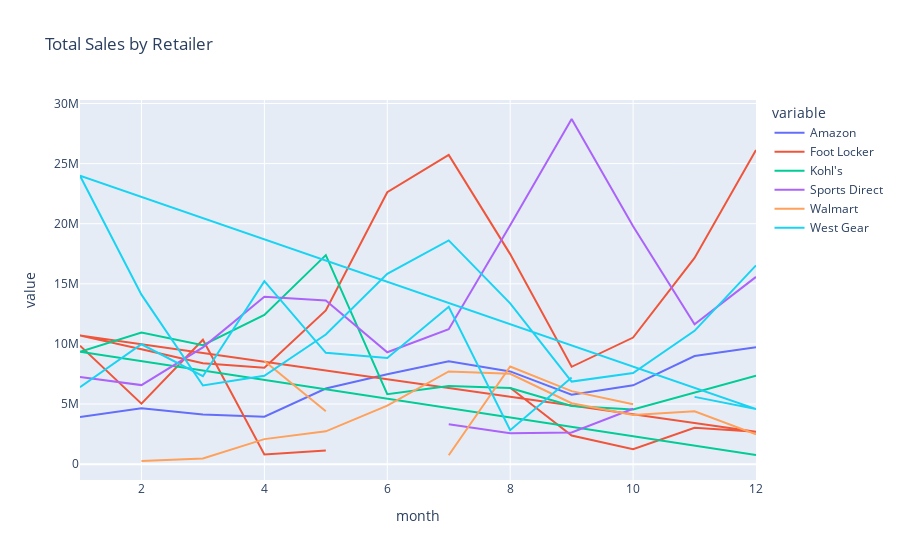

The notebook cell saved with this chart:
### Code cell
# Convert the Invoice Date column to datetime data type
df['Invoice Date'] = pd.to_datetime(df['Invoice Date'])

# Extract the month and year from the Invoice Date
df['month'] = df['Invoice Date'].dt.month
df['year'] = df['Invoice Date'].dt.year

# Group the data by retailer, year, and month and sum the total sales for each group
retailer_sales = df.groupby(['Retailer', 'year', 'month'])['Total Sales'].sum()
retailer_sales_df = retailer_sales.unstack(level=0)
retailer_sales_df = retailer_sales_df.reset_index()
fig = px.line(retailer_sales_df, x='month', y=retailer_sales_df.columns[1:], title='Total Sales by Retailer')

# Show the plot
fig.show()

### Figure 1 — Plotly figure (JSON) as saved in the notebook; plotly's stock layout.template omitted (floating-point values rounded to 4 significant figures)
{"data": [{"hovertemplate": "variable=Amazon<br>month=%{x}<br>value=%{y}<extra></extra>", "legendgroup": "Amazon", "line": {"color": "#636efa", "dash": "solid"}, "marker": {"symbol": "circle"}, "mode": "lines", "name": "Amazon", "orientation": "v", "showlegend": true, "type": "scatter", "x": [1, 2, 3, 4, 5, 6, 7, 8, 9, 10, 11, 12, 1, 2, 3, 4, 5, 6, 7, 8, 9, 10, 11, 12], "xaxis": "x", "y": [null, null, null, null, null, null, null, null, null, null, null, null, 3913616, 4645631, 4128516, 3942987, 6287071, 7476523, 8553267, 7714000.0, 5774218, 6553960, 8992980, 9715707], "yaxis": "y"}, {"hovertemplate": "variable=Foot Locker<br>month=%{x}<br>value=%{y}<extra></extra>", "legendgroup": "Foot Locker", "line": {"color": "#EF553B", "dash": "solid"}, "marker": {"symbol": "circle"}, "mode": "lines", "name": "Foot Locker", "orientation": "v", "showlegend": true, "type": "scatter", "x": [1, 2, 3, 4, 5, 6, 7, 8, 9, 10, 11, 12, 1, 2, 3, 4, 5, 6, 7, 8, 9, 10, 11, 12], "xaxis": "x", "y": [9852930, 5027712, 10344219, 806862, 1142386, null, null, 6353845, 2383000.0, 1250698, 3025958, 2689143, 10706596, 9565254, 8394925, 8026902, 12783504, 22625499, 25723686, 17471698, 8097000.0, 10529240, 17158004, 26135577], "yaxis": "y"}, {"hovertemplate": "variable=Kohl's<br>month=%{x}<br>value=%{y}<extra></extra>", "legendgroup": "Kohl's", "line": {"color": "#00cc96", "dash": "solid"}, "marker": {"symbol": "circle"}, "mode": "lines", "name": "Kohl's", "orientation": "v", "showlegend": true, "type": "scatter", "x": [1, 2, 3, 4, 5, 6, 7, 8, 9, 10, 11, 12, 1, 2, 3, 4, 5, 6, 7, 8, 9, 10, 11, 12], "xaxis": "x", "y": [null, null, null, null, null, null, null, null, null, null, null, 758503, 9352035, 10954920, 9896579, 12410319, 17385959, 5816579, 6506786, 6329316, 4833000.0, 4541000.0, 5966000.0, 7365000.0], "yaxis": "y"}, {"hovertemplate": "variable=Sports Direct<br>month=%{x}<br>value=%{y}<extra></extra>", "legendgroup": "Sports Direct", "line": {"color": "#ab63fa", "dash": "solid"}, "marker": {"symbol": "circle"}, "mode": "lines", "name": "Sports Direct", "orientation": "v", "showlegend": true, "type": "scatter", "x": [1, 2, 3, 4, 5, 6, 7, 8, 9, 10, 11, 12, 1, 2, 3, 4, 5, 6, 7, 8, 9, 10, 11, 12], "xaxis": "x", "y": [null, null, null, null, 2117485, null, 3324723, 2573993, 2636000.0, 4609000.0, null, null, 7259584, 6575131, 9716212, 13923203, 13615085, 9303956, 11226098, 19882086, 28711985, 19786297, 11632868, 15577391], "yaxis": "y"}, {"hovertemplate": "variable=Walmart<br>month=%{x}<br>value=%{y}<extra></extra>", "legendgroup": "Walmart", "line": {"color": "#FFA15A", "dash": "solid"}, "marker": {"symbol": "circle"}, "mode": "lines", "name": "Walmart", "orientation": "v", "showlegend": true, "type": "scatter", "x": [1, 2, 3, 4, 5, 6, 7, 8, 9, 10, 11, 12, 1, 2, 3, 4, 5, 6, 7, 8, 9, 10, 11, 12], "xaxis": "x", "y": [null, null, null, 8577117, 4398848, null, 736040, 8123087, 6073202, 4976706, null, null, null, 261570, 466652, 2083000.0, 2730520, 4860224, 7710299, 7513421, 5071000.0, 4090000.0, 4398000.0, 2489000.0], "yaxis": "y"}, {"hovertemplate": "variable=West Gear<br>month=%{x}<br>value=%{y}<extra></extra>", "legendgroup": "West Gear", "line": {"color": "#19d3f3", "dash": "solid"}, "marker": {"symbol": "circle"}, "mode": "lines", "name": "West Gear", "orientation": "v", "showlegend": true, "type": "scatter", "x": [1, 2, 3, 4, 5, 6, 7, 8, 9, 10, 11, 12, 1, 2, 3, 4, 5, 6, 7, 8, 9, 10, 11, 12], "xaxis": "x", "y": [6400816, 9970276, 7316000.0, 15223027, 9259000.0, 8829819, 13090000.0, 2827000.0, 7212147, null, 5596342, 4578881, 23993565, 14100000.0, 6545648, 7347000.0, 10787542, 15834772, 18614545, 13377264, 6870000.0, 7574000.0, 11090000.0, 16530000.0], "yaxis": "y"}], "layout": {"autosize": true, "legend": {"title": {"text": "variable"}, "tracegroupgap": 0}, "title": {"text": "Total Sales by Retailer"}, "xaxis": {"anchor": "y", "autorange": true, "domain": [0, 1], "range": [1, 12], "title": {"text": "month"}, "type": "linear"}, "yaxis": {"anchor": "x", "autorange": true, "domain": [0, 1], "range": [-1319000.0, 30290000.0], "title": {"text": "value"}, "type": "linear"}}}
